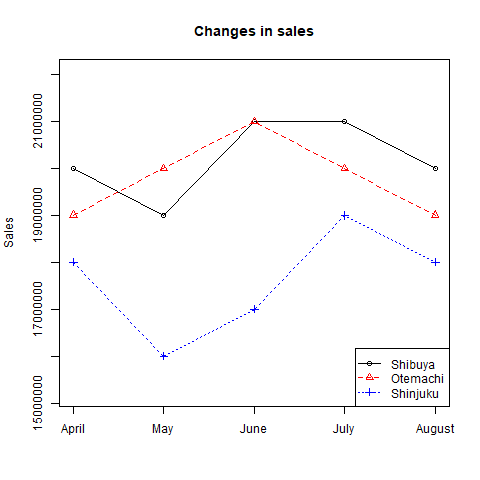

Recreate this plot in R.
# 1. Read CSV data
df <- read.csv("SalesData.csv", stringsAsFactors = FALSE)

# 2. Prevent scientific notation
options(scipen = 100)

# 3. Define months and extract each store’s data
months   <- c("April", "May", "June", "July", "August")
shibuya  <- as.numeric(df[df$store.name == "Shibuya",   months])
otemachi <- as.numeric(df[df$store.name == "Otemachi",  months])
shinjuku <- as.numeric(df[df$store.name == "Shinjuku",  months])

# 4. Compute y‐axis range with padding
y_min <- min(shibuya, otemachi, shinjuku) * 0.95
y_max <- max(shibuya, otemachi, shinjuku) * 1.05

# 5. Open PNG device
png("linechart.png")


# 7. Plot Shibuya (black solid)
plot(
  x      = 1:length(months),
  y      = shibuya,
  type   = "o",
  pch    = 1,
  lty    = 1,
  col    = "black",
  xaxt   = "n",
  xlab   = "",
  ylab   = "Sales",
  main   = "Changes in sales",
  ylim   = c(y_min, y_max)
)

# 8. Add Otemachi (red dashed)
lines(
  x    = 1:length(months),
  y    = otemachi,
  type = "o",
  pch  = 2,
  lty  = 2,
  col  = "red"
)

# 9. Add Shinjuku (blue dotted)
lines(
  x    = 1:length(months),
  y    = shinjuku,
  type = "o",
  pch  = 3,
  lty  = 3,
  col  = "blue"
)

# 10. Custom x‐axis
axis(1, at = 1:length(months), labels = months)

# 11. Legend with matching colors
legend(
  "bottomright",
  legend = c("Shibuya", "Otemachi", "Shinjuku"),
  col    = c("black", "red", "blue"),
  pch    = c(1, 2, 3),
  lty    = c(1, 2, 3),
  bty    = "o"
)

# 12. Close device
dev.off()
